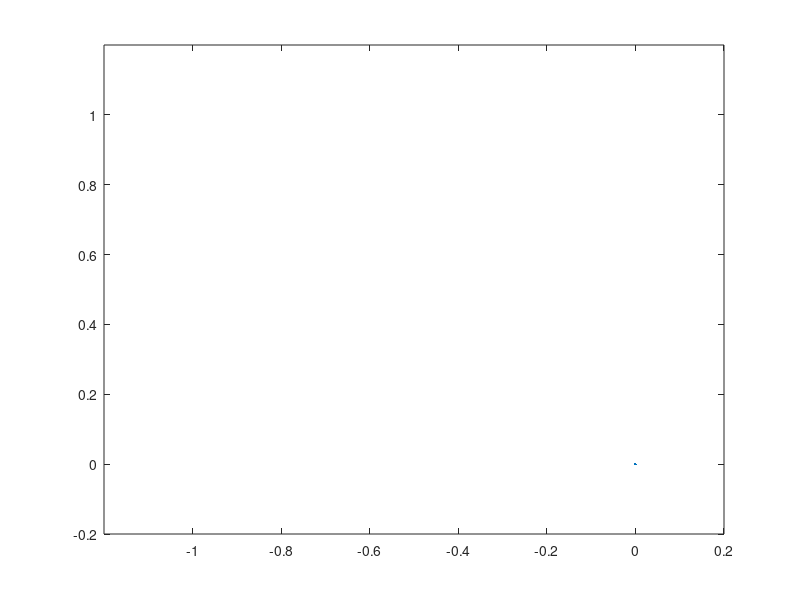

The MATLAB script that drew this image: (Note: this script raises an error after producing the figure.)
clc; clf; clear;
hold off;
plot(0, 0);
hold on;
axis([-1.2 0.2 -0.2 1.2]);

% Parameters.
gamma = 1;
h = 1;
k = 6;

% Generate an initial trajectory to follow.
[e, th, a] = CalcETA(1, -1, 0);

% Simulate the physics for the trajectory to get the state variables through
% time. The state variables are y(1) = e, y(2) = alpha and y(3) = theta. This
% is basically planner output.
[t, y] = ode45(@f3, [0 10], [e a th]);

% Set up vectors to hold x and y position, heading and velocity of robot.
xpos = zeros(length(t));
ypos = zeros(length(t));
w = zeros(length(t));
u = zeros(length(t));

% At each time step calculate the forward velocity and angular rate commands
% to issue to the robot.
for i = 1:length(t)
    xpos(i) = sqrt(y(i,1)^2 * (cos(y(i,3))^2));
    ypos(i) = xpos(i) * tan(y(i,3));
    w(i) = k * y(i,2) + gamma * (cos(y(i,2)) * ...
        sin(y(i,2)) / y(i,2)) * (y(i,2) + h * y(i,3));
%     w(i) = k * y(i,2) + gamma * cos(y(i,2)) * sin(y(i,2)) + ...
%         (h * y(i,3) * sin(y(i,2))) / (y(i,2) * y(i,1));
    u(i) = gamma * cos(y(i,2)) * y(i,1);
end

% Plot the trajectory to go from the start to the goal.
plot(ypos, xpos, 'r');
[latc, longc] = scircle1(-1, 1, 0.02);
plot(latc, longc, 'b');
[latc, longc] = scircle1(0, 0, 0.02);
plot(latc, longc, 'b');

% Plot the calculated input controls versus time.
pause;
hold off;
plot(t, w, 'r', t, u, 'b');
